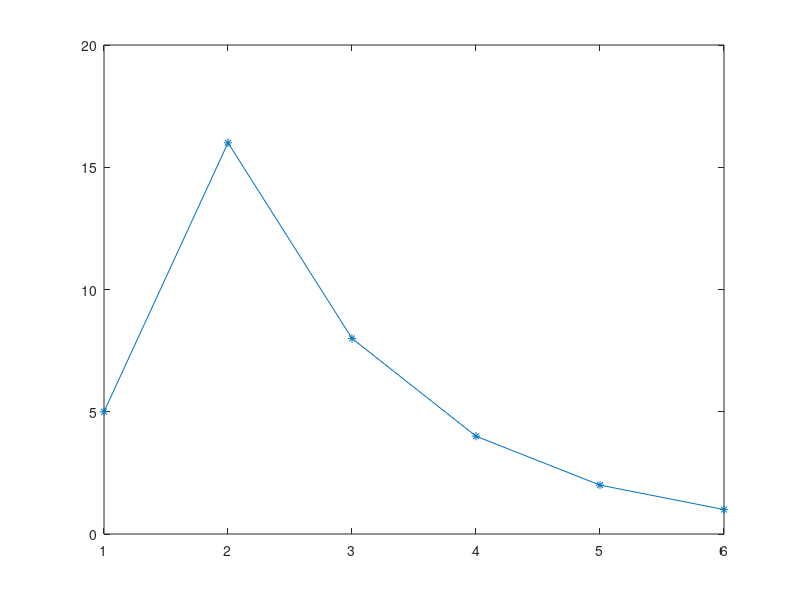

The MATLAB source for this figure: (Note: this script raises an error after producing the figure.)
%Collatz

n = input('Enter an integer bigger than 2:   ');
narray = n;

count = 1;
while n ~= 1
    if rem(n,2) == 1 %Remainder modulo 2
        n = 3*n+1;
    else
        n = n/2
    end
    count = count + 1;
    narray(count) = n; %Store the current iterate.
end

plot(narray,'*-') %Plot with * marker and solid line style
title(['Collatz iteration starting at ' int2str(narray(1))],'Font Size',16)